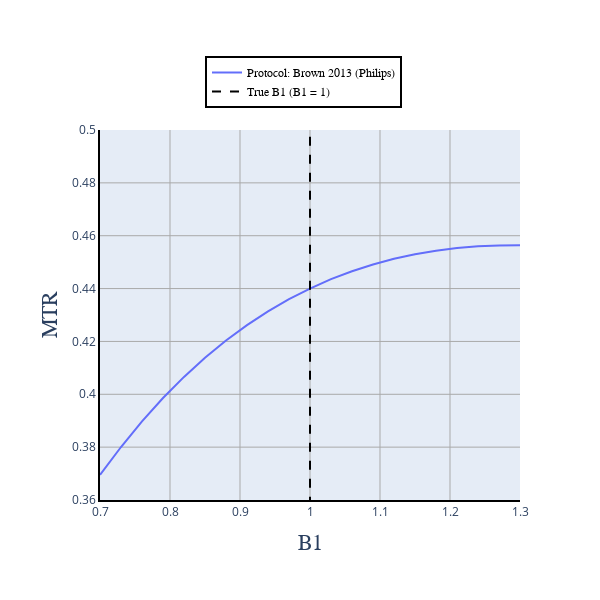

The cell this chart's notebook holds for it:
### Code cell
#| label: mtrFig3jn

# Prepare Python environment

import scipy.io as sio
import numpy as np
from pathlib import Path

data_dir = Path("../../../../DATA/qmrlab-mooc/06-MT-02-MTR")
data_file = "fig5.mat"

#Load either archived or generated plot variables
mat_contents = sio.loadmat(data_dir / data_file)

MTRs = mat_contents["MTRs"][0]
B1 = mat_contents["B1_range"][0]
B1_true = 1

x_B1_true = np.ones(len(MTRs))*B1_true
y_B1_true = np.linspace(MTRs[0]*0.95, MTRs[-1]*1.1, num=len(MTRs))

# Plot Figure 1

# Module imports

import matplotlib.pyplot as plt
import plotly as py
import plotly.graph_objs as go
import numpy as np
from plotly import __version__
from plotly.offline import download_plotlyjs, init_notebook_mode, plot, iplot
config={'showLink': False, 'displayModeBar': False}

init_notebook_mode(connected=True)

# PYTHON CODE

init_notebook_mode(connected=True)
# The polling here is to ensure that plotly.js has already been loaded before
# setting display alignment in order to avoid a race condition.


data = [
    go.Scatter(
        x=B1,
        y=MTRs,
        name = "Protocol: Brown 2013 (Philips)",
        text = 'N/A',
        hoverinfo = 'y'
        ),
    go.Scatter(
        x=x_B1_true,
        y=y_B1_true,
        name = "True B1 (B1 = 1)",
        text = 'N/A',
        hoverinfo = 'y',
        line = dict(shape = 'linear', color = 'rgb(0, 0, 0)', width = 2, dash = 'dash'),
        ),
        
]


layout = go.Layout(
    width=600,
    height=600,
    margin=go.layout.Margin(
        l=100,
        r=80,
        b=100,
        t=130,
    ),
    annotations=[
        dict(
            x=-0.15,
            y=0.50,
            showarrow=False,
            text='MTR',
            font=dict(
                family='Times New Roman',
                size=22
            ),
            textangle=-90,
            xref='paper',
            yref='paper'
        ),
        dict(
            x=0.5,
            y=-0.15,
            showarrow=False,
            text='B1',
            font=dict(
                family='Times New Roman',
                size=22
            ),
            textangle=0,
            xref='paper',
            yref='paper'
        ),
    ],
    xaxis=dict(
        showgrid=True,
        gridcolor='rgb(169,169,169)',
        linecolor='black',
        linewidth=2
    ),
    yaxis=dict(
        showgrid=True,
        gridcolor='rgb(169,169,169)',
        linecolor='black',
        linewidth=2,
        range = [0.36, 0.5]
    ),
    legend=dict(
        x=0.25,
        y=1.2,
        traceorder='normal',
        font=dict(
            family='Times New Roman',
            size=12,
            color='#000'
        ),
        bordercolor='#000000',
        borderwidth=2
    )
)

fig = dict(data=data, layout=layout)


iplot(fig, filename = 'fig6.html', config = config)

### Figure 1 — Plotly figure (JSON) as saved in the notebook; plotly's stock layout.template omitted (floating-point values rounded to 4 significant figures)
{"data": [{"hoverinfo": "y", "name": "Protocol: Brown 2013 (Philips)", "text": "N/A", "type": "scatter", "x": [0.7, 0.73, 0.76, 0.79, 0.82, 0.85, 0.88, 0.91, 0.94, 0.97, 1, 1.03, 1.06, 1.09, 1.12, 1.15, 1.18, 1.21, 1.24, 1.27, 1.3], "y": [0.3695, 0.3801, 0.3897, 0.3986, 0.4066, 0.4138, 0.4203, 0.4262, 0.4314, 0.436, 0.44, 0.4436, 0.4466, 0.4491, 0.4513, 0.453, 0.4543, 0.4553, 0.456, 0.4563, 0.4564]}, {"hoverinfo": "y", "line": {"color": "rgb(0, 0, 0)", "dash": "dash", "shape": "linear", "width": 2}, "name": "True B1 (B1 = 1)", "text": "N/A", "type": "scatter", "x": [1, 1, 1, 1, 1, 1, 1, 1, 1, 1, 1, 1, 1, 1, 1, 1, 1, 1, 1, 1, 1], "y": [0.351, 0.3586, 0.3661, 0.3737, 0.3812, 0.3888, 0.3963, 0.4039, 0.4114, 0.419, 0.4265, 0.4341, 0.4416, 0.4492, 0.4567, 0.4643, 0.4718, 0.4794, 0.4869, 0.4945, 0.502]}], "layout": {"annotations": [{"font": {"family": "Times New Roman", "size": 22}, "showarrow": false, "text": "MTR", "textangle": -90, "x": -0.15, "xref": "paper", "y": 0.5, "yref": "paper"}, {"font": {"family": "Times New Roman", "size": 22}, "showarrow": false, "text": "B1", "textangle": 0, "x": 0.5, "xref": "paper", "y": -0.15, "yref": "paper"}], "height": 600, "legend": {"bordercolor": "#000000", "borderwidth": 2, "font": {"color": "#000", "family": "Times New Roman", "size": 12}, "traceorder": "normal", "x": 0.25, "y": 1.2}, "margin": {"b": 100, "l": 100, "r": 80, "t": 130}, "width": 600, "xaxis": {"gridcolor": "rgb(169,169,169)", "linecolor": "black", "linewidth": 2, "showgrid": true}, "yaxis": {"gridcolor": "rgb(169,169,169)", "linecolor": "black", "linewidth": 2, "range": [0.36, 0.5], "showgrid": true}}}
